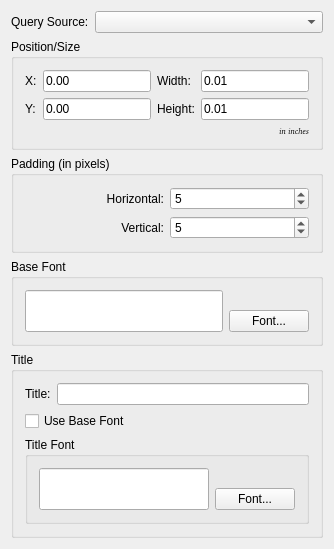
     <widget class="QWidget" name="generalTab" >
      <attribute name="title" >
       <string>General</string>
      </attribute>
      <layout class="QVBoxLayout" >
       <property name="spacing" >
        <number>6</number>
       </property>
       <property name="leftMargin" >
        <number>11</number>
       </property>
       <property name="topMargin" >
        <number>11</number>
       </property>
       <property name="rightMargin" >
        <number>11</number>
       </property>
       <property name="bottomMargin" >
        <number>11</number>
       </property>
       <item>
        <layout class="QHBoxLayout" >
         <property name="spacing" >
          <number>6</number>
         </property>
         <property name="leftMargin" >
          <number>0</number>
         </property>
         <property name="topMargin" >
          <number>0</number>
         </property>
         <property name="rightMargin" >
          <number>0</number>
         </property>
         <property name="bottomMargin" >
          <number>0</number>
         </property>
         <item>
          <widget class="QLabel" name="TextLabel1_3" >
           <property name="text" >
            <string>Query Source:</string>
           </property>
          </widget>
         </item>
         <item>
          <widget class="QueryComboBox" name="cbQuery" >
           <property name="sizePolicy" >
            <sizepolicy vsizetype="Fixed" hsizetype="Expanding" >
             <horstretch>0</horstretch>
             <verstretch>0</verstretch>
            </sizepolicy>
           </property>
          </widget>
         </item>
        </layout>
       </item>
       <item>
        <widget class="QGroupBox" name="GroupBox1" >
         <property name="title" >
          <string>Position/Size</string>
         </property>
         <layout class="QGridLayout" >
          <property name="leftMargin" >
           <number>11</number>
          </property>
          <property name="topMargin" >
           <number>11</number>
          </property>
          <property name="rightMargin" >
           <number>11</number>
          </property>
          <property name="bottomMargin" >
           <number>11</number>
          </property>
          <property name="horizontalSpacing" >
           <number>6</number>
          </property>
          <property name="verticalSpacing" >
           <number>6</number>
          </property>
          <item row="1" column="3" >
           <widget class="QLineEdit" name="leHeight" >
            <property name="text" >
             <string>0.01</string>
            </property>
           </widget>
          </item>
          <item row="0" column="3" >
           <widget class="QLineEdit" name="leWidth" >
            <property name="text" >
             <string>0.01</string>
            </property>
           </widget>
          </item>
          <item row="1" column="0" >
           <widget class="QLabel" name="TextLabel2" >
            <property name="text" >
             <string>Y:</string>
            </property>
           </widget>
          </item>
          <item row="1" column="2" >
           <widget class="QLabel" name="TextLabel4" >
            <property name="text" >
             <string>Height:</string>
            </property>
           </widget>
          </item>
          <item row="0" column="0" >
           <widget class="QLabel" name="TextLabel1_3_2" >
            <property name="text" >
             <string>X:</string>
            </property>
           </widget>
          </item>
          <item row="0" column="2" >
           <widget class="QLabel" name="TextLabel3" >
            <property name="text" >
             <string>Width:</string>
            </property>
           </widget>
          </item>
          <item row="2" column="3" >
           <widget class="QLabel" name="TextLabel5" >
            <property name="font" >
             <font>
              <family>Helvetica [Cronyx]</family>
              <pointsize>6</pointsize>
              <weight>50</weight>
              <italic>true</italic>
              <bold>false</bold>
              <underline>false</underline>
              <strikeout>false</strikeout>
             </font>
            </property>
            <property name="text" >
             <string>in inches</string>
            </property>
            <property name="textFormat" >
             <enum>Qt::AutoText</enum>
            </property>
            <property name="alignment" >
             <set>Qt::AlignRight|Qt::AlignTrailing|Qt::AlignVCenter</set>
            </property>
           </widget>
          </item>
          <item row="1" column="1" >
           <widget class="QLineEdit" name="leYPos" >
            <property name="text" >
             <string>0.00</string>
            </property>
           </widget>
          </item>
          <item row="0" column="1" >
           <widget class="QLineEdit" name="leXPos" >
            <property name="text" >
             <string>0.00</string>
            </property>
           </widget>
          </item>
         </layout>
        </widget>
       </item>
       <item>
        <widget class="QGroupBox" name="GroupBoxPadding" >
         <property name="title" >
          <string>Padding (in pixels)</string>
         </property>
         <layout class="QGridLayout" >
          <property name="leftMargin" >
           <number>11</number>
          </property>
          <property name="topMargin" >
           <number>11</number>
          </property>
          <property name="rightMargin" >
           <number>11</number>
          </property>
          <property name="bottomMargin" >
           <number>11</number>
          </property>
          <property name="horizontalSpacing" >
           <number>6</number>
          </property>
          <property name="verticalSpacing" >
           <number>6</number>
          </property>
          <item row="1" column="0" >
           <widget class="QLabel" name="_vPadLabel" >
            <property name="text" >
             <string>Vertical:</string>
            </property>
            <property name="alignment" >
             <set>Qt::AlignRight|Qt::AlignTrailing|Qt::AlignVCenter</set>
            </property>
            <property name="buddy" >
             <cstring>_vPadSpinbox</cstring>
            </property>
           </widget>
          </item>
          <item row="0" column="0" >
           <widget class="QLabel" name="_hPadLabel" >
            <property name="text" >
             <string>Horizontal:</string>
            </property>
            <property name="alignment" >
             <set>Qt::AlignRight|Qt::AlignTrailing|Qt::AlignVCenter</set>
            </property>
            <property name="buddy" >
             <cstring>_hPadSpinbox</cstring>
            </property>
           </widget>
          </item>
          <item row="0" column="1" >
           <widget class="QSpinBox" name="_hPadSpinbox" >
            <property name="sizePolicy" >
             <sizepolicy vsizetype="Fixed" hsizetype="Minimum" >
              <horstretch>0</horstretch>
              <verstretch>0</verstretch>
             </sizepolicy>
            </property>
            <property name="value" >
             <number>5</number>
            </property>
           </widget>
          </item>
          <item row="1" column="1" >
           <widget class="QSpinBox" name="_vPadSpinbox" >
            <property name="sizePolicy" >
             <sizepolicy vsizetype="Fixed" hsizetype="Minimum" >
              <horstretch>0</horstretch>
              <verstretch>0</verstretch>
             </sizepolicy>
            </property>
            <property name="value" >
             <number>5</number>
            </property>
           </widget>
          </item>
         </layout>
        </widget>
       </item>
       <item>
        <widget class="QGroupBox" name="GroupBox2" >
         <property name="title" >
          <string>Base Font</string>
         </property>
         <layout class="QHBoxLayout" >
          <property name="spacing" >
           <number>6</number>
          </property>
          <property name="leftMargin" >
           <number>11</number>
          </property>
          <property name="topMargin" >
           <number>11</number>
          </property>
          <property name="rightMargin" >
           <number>11</number>
          </property>
          <property name="bottomMargin" >
           <number>11</number>
          </property>
          <item>
           <widget class="QLineEdit" name="_leBaseFont" >
            <property name="sizePolicy" >
             <sizepolicy vsizetype="Expanding" hsizetype="Expanding" >
              <horstretch>0</horstretch>
              <verstretch>0</verstretch>
             </sizepolicy>
            </property>
            <property name="readOnly" >
             <bool>true</bool>
            </property>
           </widget>
          </item>
          <item>
           <layout class="QVBoxLayout" >
            <property name="spacing" >
             <number>6</number>
            </property>
            <property name="leftMargin" >
             <number>0</number>
            </property>
            <property name="topMargin" >
             <number>0</number>
            </property>
            <property name="rightMargin" >
             <number>0</number>
            </property>
            <property name="bottomMargin" >
             <number>0</number>
            </property>
            <item>
             <spacer>
              <property name="orientation" >
               <enum>Qt::Vertical</enum>
              </property>
              <property name="sizeType" >
               <enum>QSizePolicy::Expanding</enum>
              </property>
              <property name="sizeHint" >
               <size>
                <width>20</width>
                <height>20</height>
               </size>
              </property>
             </spacer>
            </item>
            <item>
             <widget class="QPushButton" name="_btnBaseFont" >
              <property name="text" >
               <string>Font...</string>
              </property>
             </widget>
            </item>
           </layout>
          </item>
         </layout>
        </widget>
       </item>
       <item>
        <widget class="QGroupBox" name="_gbTitle" >
         <property name="title" >
          <string>Title</string>
         </property>
         <layout class="QVBoxLayout" >
          <property name="spacing" >
           <number>6</number>
          </property>
          <property name="leftMargin" >
           <number>11</number>
          </property>
          <property name="topMargin" >
           <number>11</number>
          </property>
          <property name="rightMargin" >
           <number>11</number>
          </property>
          <property name="bottomMargin" >
           <number>11</number>
          </property>
          <item>
           <layout class="QHBoxLayout" >
            <property name="spacing" >
             <number>6</number>
            </property>
            <property name="leftMargin" >
             <number>0</number>
            </property>
            <property name="topMargin" >
             <number>0</number>
            </property>
            <property name="rightMargin" >
             <number>0</number>
            </property>
            <property name="bottomMargin" >
             <number>0</number>
            </property>
            <item>
             <widget class="QLabel" name="_lblTitle" >
              <property name="text" >
               <string>Title:</string>
              </property>
             </widget>
            </item>
            <item>
             <widget class="QLineEdit" name="_leTitle" />
            </item>
           </layout>
          </item>
          <item>
           <widget class="QCheckBox" name="_cbTitleUseBase" >
            <property name="text" >
             <string>Use Base Font</string>
            </property>
           </widget>
          </item>
          <item>
           <widget class="QGroupBox" name="_gbTitleFont" >
            <property name="title" >
             <string>Title Font</string>
            </property>
            <layout class="QHBoxLayout" >
             <property name="spacing" >
              <number>6</number>
             </property>
             <property name="leftMargin" >
              <number>11</number>
             </property>
             <property name="topMargin" >
              <number>11</number>
             </property>
             <property name="rightMargin" >
              <number>11</number>
             </property>
             <property name="bottomMargin" >
              <number>11</number>
             </property>
             <item>
              <widget class="QLineEdit" name="_leTitleFont" >
               <property name="sizePolicy" >
                <sizepolicy vsizetype="Expanding" hsizetype="Expanding" >
                 <horstretch>0</horstretch>
                 <verstretch>0</verstretch>
                </sizepolicy>
               </property>
               <property name="readOnly" >
                <bool>true</bool>
               </property>
              </widget>
             </item>
             <item>
              <layout class="QVBoxLayout" >
               <property name="spacing" >
                <number>6</number>
               </property>
               <property name="leftMargin" >
                <number>0</number>
               </property>
               <property name="topMargin" >
                <number>0</number>
               </property>
               <property name="rightMargin" >
                <number>0</number>
               </property>
               <property name="bottomMargin" >
                <number>0</number>
               </property>
               <item>
                <spacer>
                 <property name="orientation" >
                  <enum>Qt::Vertical</enum>
                 </property>
                 <property name="sizeType" >
                  <enum>QSizePolicy::Expanding</enum>
                 </property>
                 <property name="sizeHint" >
                  <size>
                   <width>20</width>
                   <height>20</height>
                  </size>
                 </property>
                </spacer>
               </item>
               <item>
                <widget class="QPushButton" name="_btnTitleFont" >
                 <property name="text" >
                  <string>Font...</string>
                 </property>
                </widget>
               </item>
              </layout>
             </item>
            </layout>
           </widget>
          </item>
         </layout>
        </widget>
       </item>
      </layout>
     </widget>
